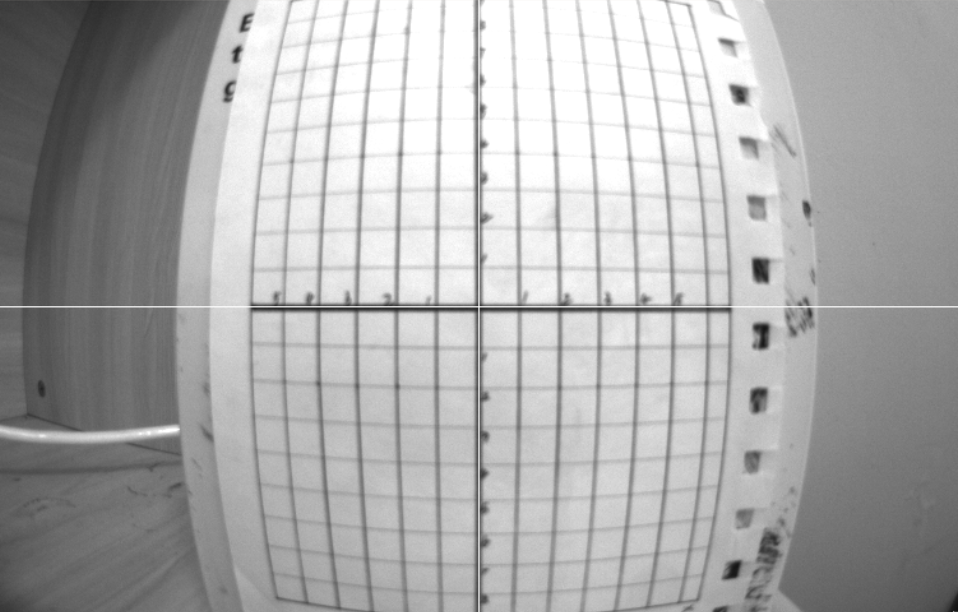
//> input picture test/images/1.png, 958 x 612 px
$ ./CorrectionBarrelDistortion   (built with g++ and OpenCV 4)
//> lines starting //> are read from the running program, lines starting //| are printed output that depends on the picture
#include <iostream>

#include <opencv2/core.hpp>                 // Mat 核心库
#include <opencv2/imgcodecs.hpp>            // imread读图片函数
#include <opencv2/highgui.hpp>              // namedWindow imshow waitKey    界面
#include <opencv2/imgproc.hpp>              // 图像处理

#include <math.h>

using namespace cv;
using namespace std;

// 网上的矫正方法
// [56 lines left out: function testByWeiBo, not called in this run]

static void testByMySelf(void)
{
    int i = 0, j = 0;
    double x = 0, y = 0, r = 0, c = 0;
    double x1 = 0, y1 = 0;
    Mat image, imageDst;

    image = imread("1.png");
//> image is the input picture: 612 rows x 958 cols, CV_8UC3; mean B, G, R 171.9, 171.9, 171.9
    imageDst = Mat();

    cout << "image.type: " << image.type() << endl;
//| image.type: 16
    cout << "rows: " << image.rows << endl;
//| rows: 612
    cout << "cols: " << image.cols << endl;
//| cols: 958

    if (image.type() == CV_8UC1)
        cout << "image.type: CV_8UC1" << endl;
    else if (image.type() == CV_8UC2)
        cout << "image.type: CV_8UC2" << endl;
    else if (image.type() == CV_8UC3)
        cout << "image.type: CV_8UC3" << endl;

    imageDst.create(image.rows, image.cols, CV_8UC3);
    for (i = 0; i < image.rows / 2; i++) {
        for (j = 0; j < image.cols / 2; j++) {
            x = abs(i - 376);
            y = abs(j - 240);
            r = sqrt(pow(x, 2) + pow(y, 2));
            x1 = i * (0.43344802 + 0.01937733 * r);
            y1 = j * (0.43344802 + 0.01937733 * r);

            cout << "x: " << x << ", x1: " << x1 << endl;
            cout << "y: " << y << ", y1: " << y1 << endl;
            cout << "r: " << r << endl;
            cout << "--------" << endl;
            if ((x1 <= 376 * 2) && (y1 <= 240 * 2)) {
                imageDst.at<Vec3b>(x1, y1)[0] = image.at<Vec3b>(i, j)[0];
                imageDst.at<Vec3b>(x1, y1)[1] = image.at<Vec3b>(i, j)[1];
                imageDst.at<Vec3b>(x1, y1)[2] = image.at<Vec3b>(i, j)[2];
            }
        }
    }
//> this loop made 306 passes
//> (x, r, x1, y1) on passes 1 to 3: (376, 445, 0, 4328.9), (375, 444.1, 9.04, 4321.1), (374, 443.3, 18.05, 4313.2)
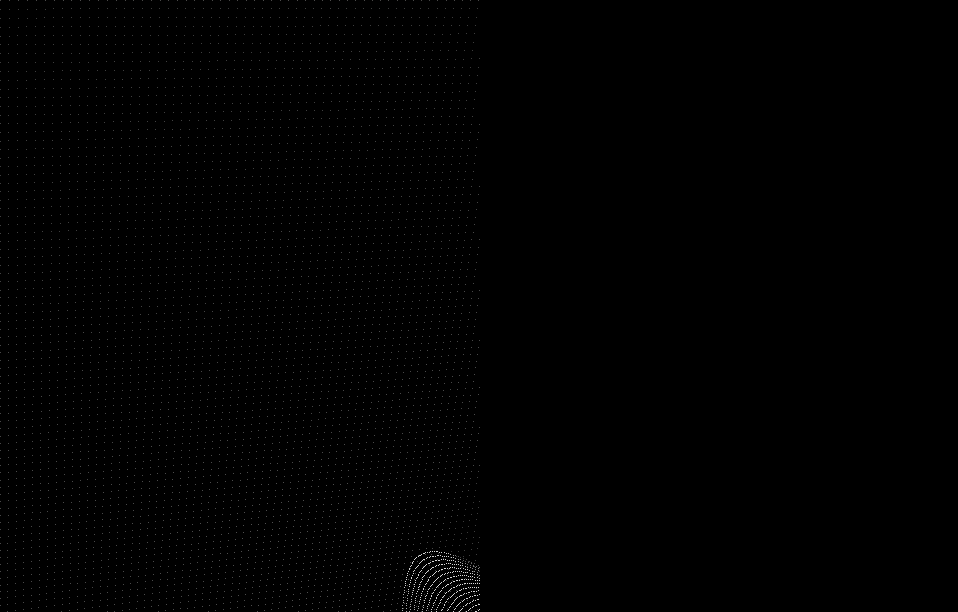
//> imageDst: 612 rows x 958 cols, CV_8UC3; mean B, G, R 0.8, 0.8, 0.8
//> after the loop, x = 71; y = 238; r = 248.4; x1 = 1600.1; y1 = 2507.6

    namedWindow("corre_before");
    imshow("corre_before", image);
    namedWindow("corre_after");
    imshow("corre_after", imageDst);

    waitKey(0);
}

// 桶形畸变校验
// [7 lines left out: function main, not called in this run]

// added to run one function of the file
int main() { testByMySelf(); }
